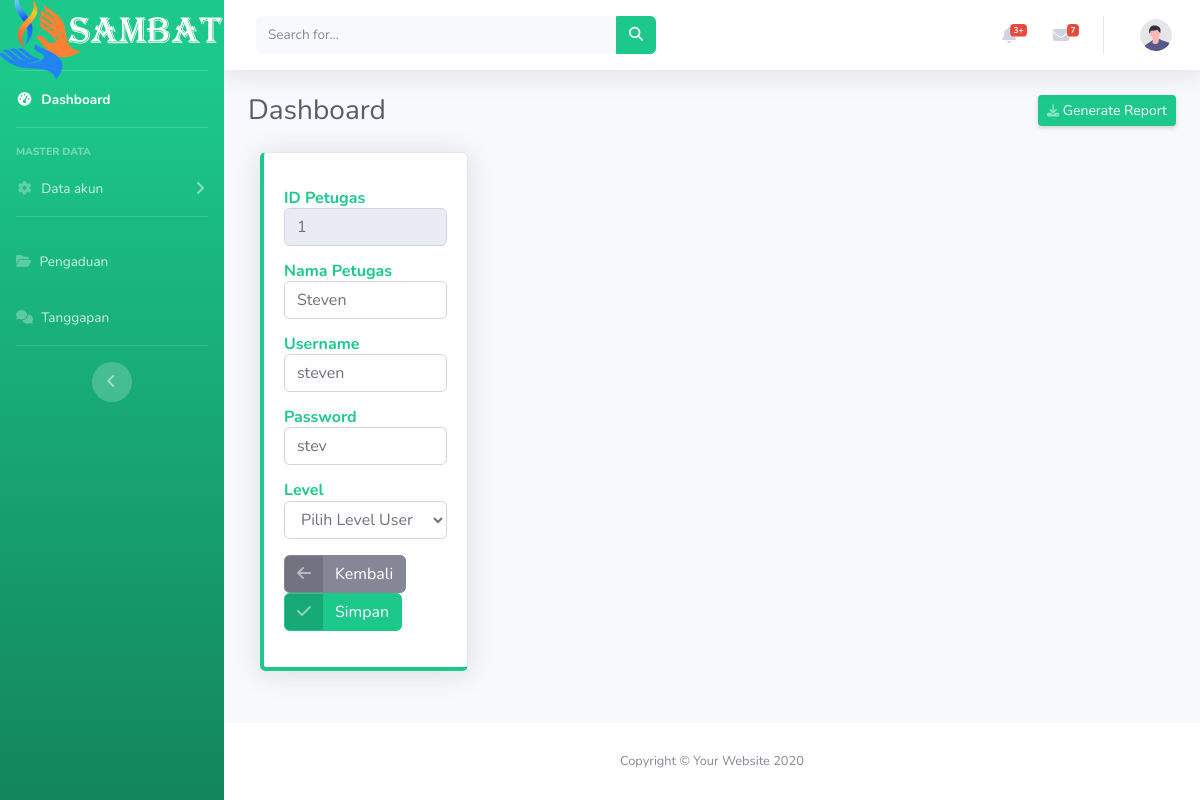
The app's page /edit-petugas.php?id_petugas=1 with its own data.
### tables this page shows
CREATE TABLE `petugas` (
  `id_petugas` int(25) NOT NULL,
  `nama_petugas` varchar(25) NOT NULL,
  `username` varchar(25) NOT NULL,
  `password` varchar(25) NOT NULL,
  `telp` varchar(13) NOT NULL,
  `level` enum('admin','petugas') NOT NULL
);

### edit-petugas.php (the view, shortened to what this page needs)
<?php
include ('config.php');
?>
<!DOCTYPE html>
<html lang="en">
<head>
    <link href="vendor/fontawesome-free/css/all.min.css" rel="stylesheet" type="text/css">
    <link href="css/sb-admin-2.min.css" rel="stylesheet">
</head>
<body id="page-top">
    <div id="wrapper">
        <ul class="navbar-nav bg-gradient-success sidebar sidebar-dark accordion" id="accordionSidebar">
            <a class="sidebar-brand d-flex align-items-center justify-content-center" href="index.html">
                    <img src="img/logo2.png">
            </a>
            <li class="nav-item active">
                <a class="nav-link" href="dasboard.php">
                    <i class="fas fa-fw fa-tachometer-alt"></i>
                    <span>Dashboard</span></a>
            </li>
            <hr class="sidebar-divider">
            <div class="sidebar-heading">
                Master data
            </div>
            <li class="nav-item">
                <a class="nav-link collapsed" href="#" data-toggle="collapse" data-target="#collapseTwo"
                    aria-expanded="true" aria-controls="collapseTwo">
                    <i class="fas fa-fw fa-cog"></i>
                    <span>Data akun</span>
                </a>
            </li>
            <hr class="sidebar-divider">
            <li class="nav-item">
                <a class="nav-link" href="data-pengaduan.php">
                    <i class="fas fa-folder-open"></i>
                    <span>Pengaduan</span></a>
            </li>
            <li class="nav-item">
                <a class="nav-link" href="data-tanggapan.php">
                    <i class="fas fa-comments"></i>
                    <span>Tanggapan</span></a>
            </li>
            <hr class="sidebar-divider d-none d-md-block">
            <div class="text-center d-none d-md-inline">
                <button class="rounded-circle border-0" id="sidebarToggle"></button>
            </div>
        </ul>
        <div id="content-wrapper" class="d-flex flex-column">
            <div id="content">
                <nav class="navbar navbar-expand navbar-light bg-white topbar mb-4 static-top shadow">
                    <form
                        class="d-none d-sm-inline-block form-inline mr-auto ml-md-3 my-2 my-md-0 mw-100 navbar-search">
                        <div class="input-group">
                            <input type="text" class="form-control bg-light border-0 small" placeholder="Search for..."
                                aria-label="Search" aria-describedby="basic-addon2">
                            <div class="input-group-append">
                                <button class="btn btn-success" type="button">
                                    <i class="fas fa-search fa-sm"></i>
                                </button>
                            </div>
                        </div>
                    </form>
                    <ul class="navbar-nav ml-auto">
                        <li class="nav-item dropdown no-arrow mx-1">
                            <a class="nav-link dropdown-toggle" href="#" id="alertsDropdown" role="button"
                                data-toggle="dropdown" aria-haspopup="true" aria-expanded="false">
                                <i class="fas fa-bell fa-fw"></i>
                                <span class="badge badge-danger badge-counter">3+</span>
                            </a>
                        </li>
                        <li class="nav-item dropdown no-arrow mx-1">
                            <a class="nav-link dropdown-toggle" href="#" id="messagesDropdown" role="button"
                                data-toggle="dropdown" aria-haspopup="true" aria-expanded="false">
                                <i class="fas fa-envelope fa-fw"></i>
                                <span class="badge badge-danger badge-counter">7</span>
                            </a>
                        </li>
                        <li class="nav-item dropdown no-arrow">
                            <a class="nav-link dropdown-toggle" href="#" id="userDropdown" role="button"
                                data-toggle="dropdown" aria-haspopup="true" aria-expanded="false">
                                <img class="img-profile rounded-circle"
                                    src="img/undraw_profile.svg">
                            </a>
                        </li>
                    </ul>
                </nav>
                <div class="container-fluid">
                    <div class="d-sm-flex align-items-center justify-content-between mb-4">
                        <h1 class="h3 mb-0 text-gray-800">Dashboard</h1>
                        <a href="#" class="d-none d-sm-inline-block btn btn-sm btn-success shadow-sm"> Generate Report</a>
                    </div>
                        <div class="col-xl-3 col-md-6 mb-4">
                            <div class="card border-left-success shadow h-100 py-2 card mb-4 py-3 border-bottom-success card mb-4 py-3 border-top-success card mb-4 py-3 border-right-success">
                                <div class="card-body">
        <?php
        if(isset($_GET['id_petugas'])){
            $id_petugas = $_GET['id_petugas'];
            $select = mysqli_query($koneksi, "SELECT * FROM petugas WHERE id_petugas='$id_petugas'") or die(sql_error($koneksi,_LINE_));
            if(mysqli_num_rows($select) == 0){
                echo '<div class="alert alert-warning">id_petugas tidak ada dalam database.</div>';
                exit();
            }else{
                $data = mysqli_fetch_assoc($select);
            }
        }
        ?>
        <form action="edit-petugas.php?id_petugas=<?php echo $id_petugas; ?>" method="post">
                                        <div class="form-group">
                                            <h6 class="m-0 font-weight-bold text-success">ID Petugas</h6>
                                            <input type="text" class="form-control form-control-user"
                                                id="exampleInputEmail" name="id_petugas" value="<?php echo $data['id_petugas']; ?>" readonly>
                                        </div>
                                        <div class="form-group">
                                            <h6 class="m-0 font-weight-bold text-success">Nama Petugas</h6>
                                            <input type="text" class="form-control form-control-user"
                                                id="exampleInputEmail" name="nama_petugas" value="<?php echo $data['nama_petugas']; ?>">
                                        </div>
                                        <div class="form-group">
                                            <h6 class="m-0 font-weight-bold text-success">Username</h6>
                                            <input type="text" class="form-control form-control-user"
                                                id="exampleInputEmail" name="username" value="<?php echo $data['username']; ?>">
                                        </div>
                                        <div class="form-group">
                                            <h6 class="m-0 font-weight-bold text-success">Password</h6>
                                            <input type="text" class="form-control form-control-user"
                                                id="exampleInputPassword" name="password" value="<?php echo $data['password']; ?>">
                                        </div>
                                         <div class="form-group">
                                            <h6 class="m-0 font-weight-bold text-success">Level</h6>
                                            <select name="level" class="form-control" required>
                                              <option value="">Pilih Level User</option>
                                            </select>
                                          </div>
                                        <a href="data-petugas.php" class="btn btn-secondary btn-icon-split">
                                        <span class="icon text-white-50">
                                            <i class="fas fa-arrow-left"></i>
                                        </span>
                                        <span class="text">Kembali</span>
                                        </a>
                                        <button class="btn btn-success btn-icon-split" type="submit" name="submit">
                                        <span class="icon text-white-50">
                                            <i class="fas fa-check"></i>
                                        </span>
                                        <span class="text">Simpan</span>
                                        </button>
                </form>
                                    </div>
                                </div>
                            </div>
                </div>
            </div>
            <footer class="sticky-footer bg-white">
                <div class="container my-auto">
                    <div class="copyright text-center my-auto">
                        <span>Copyright &copy; Your Website 2020</span>
                    </div>
                </div>
            </footer>
        </div>
    </div>
</body>
</html>

### records on screen
petugas: id_petugas "1", nama_petugas "Steven", username "steven", password "stev"
